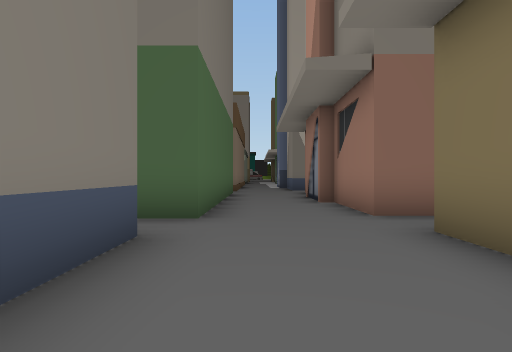
View 1 (above)

12 first-person views from a walk through a Unity game level. The camera is 1.2 m above the floor, looks level and sees 80° across. The floor is counted in squares, 2 m on a side. Each view is taken from the middle of a square. On the plan, view 1 faces up. The plan holds only what a view shows up to about 9 squares ahead; the rest is blank. The place goes on beyond the plan. The player is left out.

View 2
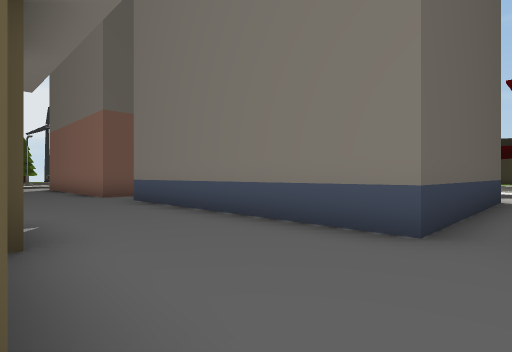

View 3
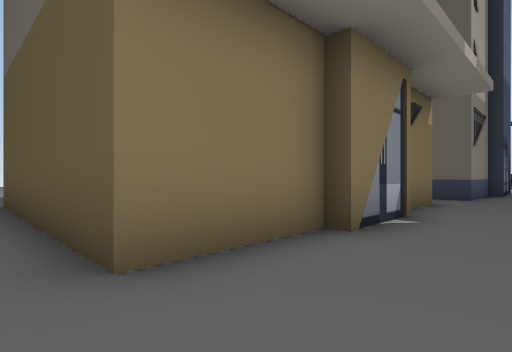

View 4
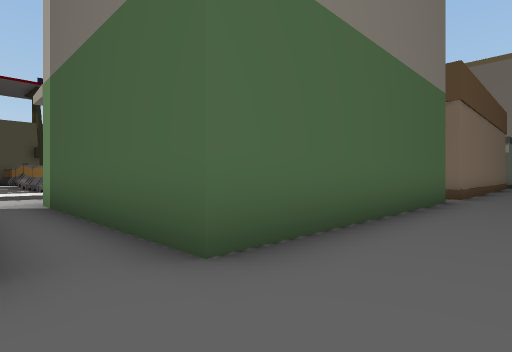

View 5
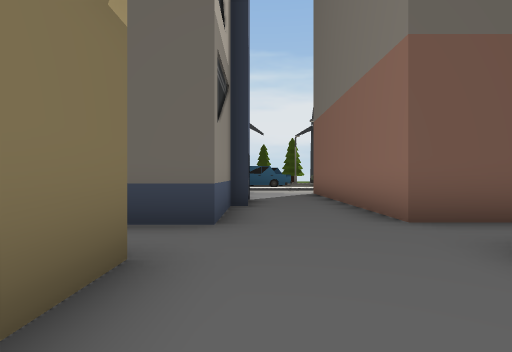

View 6
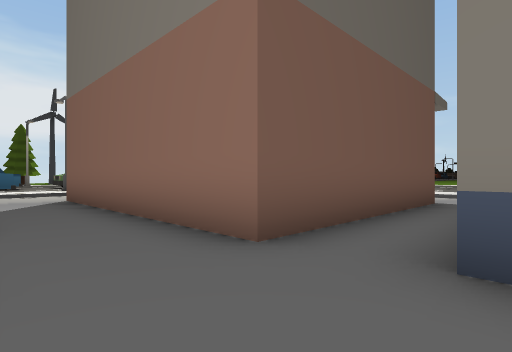

View 7
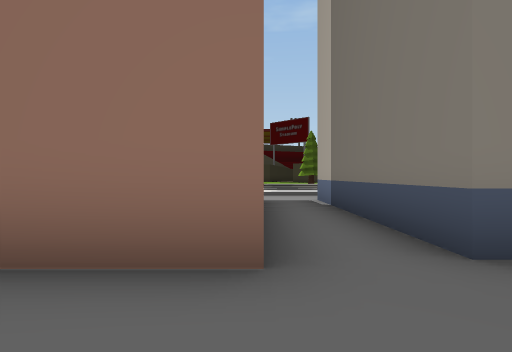

View 8
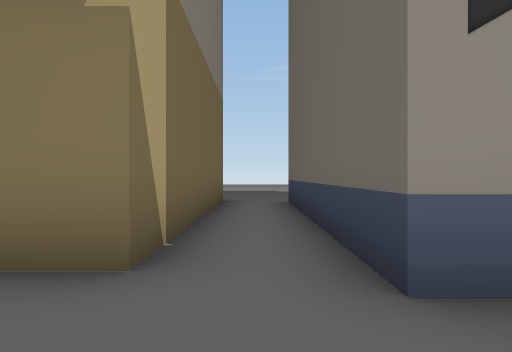

View 9
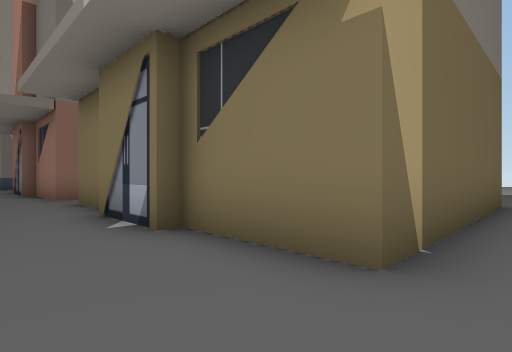

View 10
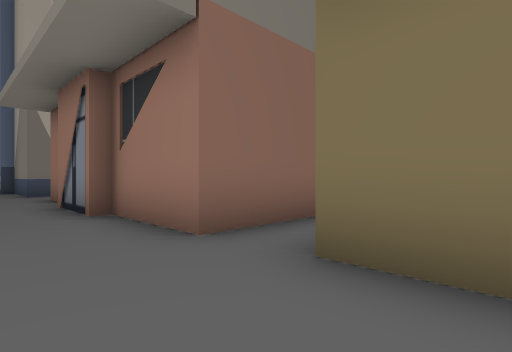

View 11
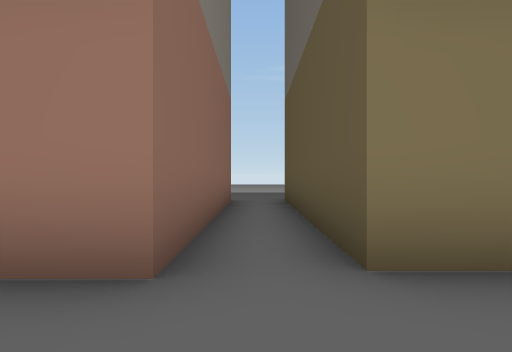

View 12
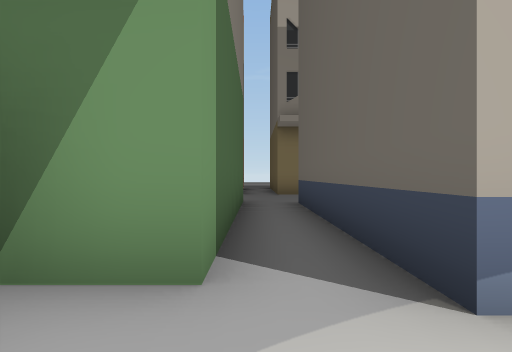

### Floor plan
Key: @ floor where view 1 was taken; . main floor; : floor 0.25 m higher than the main floor; / step, stairs or slope; B building.
Columns run from 10 left of view 1 to 5 right of it. Each row starts with its distance up from view 1.
  9          B..B
  8          B..B
  7          B..B
  6          B..B
  5 /: .BBBBBB..BBBB
  4 /:..............
  3  :..BBBBBB..BBBB
  2          B..B
  1          B..B
  0          B@.B
 -1          B..B
 -2          B..B
 -3     BBBBBB..BBBB
 -4   ..............
 -5   ..BBBBBB..BBBB
 -6          B..B
 -7          B..B
 -8          B.B
 -9          B..
-10          B..
-11          B.
-12          ..
-13          ..
-14          ::

Where each view was taken, in squares from view 1:
view 1: 0 up, 0 right, facing up
view 2: 4 up, 2 right, facing down-left
view 3: 4 up, 0 right, facing down-right
view 4: 3 up, 1 right, facing up-left
view 5: 1 down, 1 right, facing down
view 6: 3 down, 1 right, facing down-left
view 7: 5 down, 1 right, facing left
view 8: 4 down, 0 right, facing right
view 9: 4 down, 0 right, facing up-right
view 10: 2 up, 0 right, facing up-right
view 11: 4 up, 0 right, facing right
view 12: 4 up, 8 left, facing right
